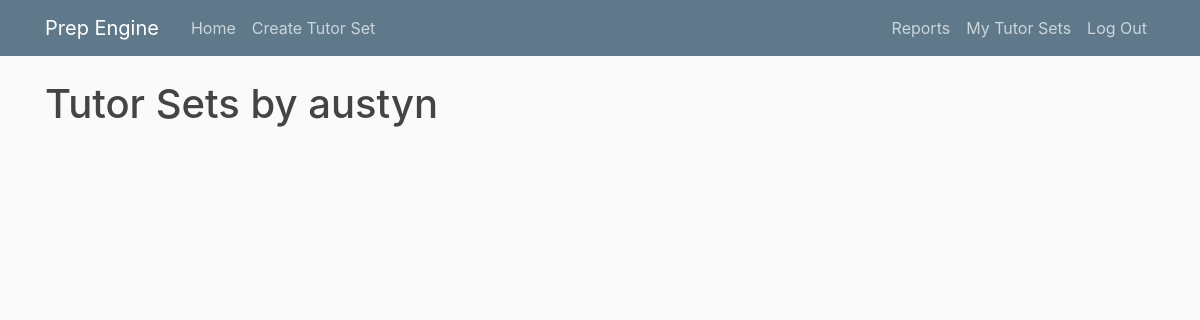
Before: /creator/creatorProfile/1 (signed in) with the older database file.
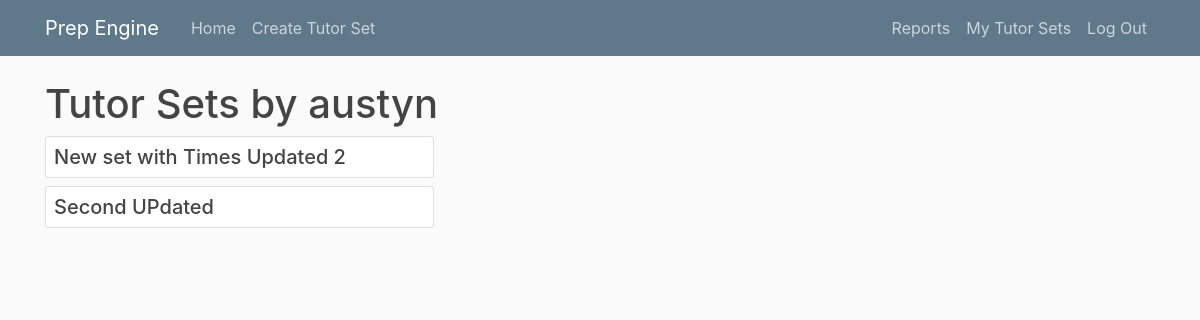
After: the same page with the newer database file.
### tutor_sets/models.py (models this page shows, shortened)
class TutorSet(models.Model):
    title = models.CharField(max_length=100)
    description = models.TextField(blank=True, null=True)
    author = models.ForeignKey(User, on_delete=models.CASCADE)
    date_created = models.DateTimeField(auto_now_add=True)
    date_updated = models.DateTimeField(auto_now=True)

### users/views.py (the view)
# urls.py: path('creatorProfile/<creator_pk>', CreatorTutorSetListView.as_view(), name='creator-profile'),
class CreatorTutorSetListView(ListView):
    model = TutorSet
    template_name = 'users/creator_profile.html'
    context_object_name = 'tutorSets'
    paginate_by = 5
    def get_queryset(self):
        creator = get_object_or_404(User, pk=self.kwargs.get('creator_pk'))
        return TutorSet.objects.filter(author=creator)
    def get_context_data(self, **kwargs):
        creator = get_object_or_404(User, pk=self.kwargs.get('creator_pk'))
        context = super(CreatorTutorSetListView, self).get_context_data(**kwargs)
        context['creator'] = creator
        return context

### users/templates/users/creator_profile.html (shortened to what this page needs)
{% extends "home/base.html" %}
{% load crispy_forms_tags %}
{% block content %}
    <h1>Tutor Sets by {{ creator.username }}</h1>
    {% for tutorSet in tutorSets %}
        <a style="text-decoration: none" href="{% url 'tutorSet-detail' tutorSet.pk %}">
                <div class="card mt-2 mb-2" style="width: 35%">
                    <h5 class="card-title m-2">{{ tutorSet.title }}</h5>
                </div>
            </a>
    {% endfor %}
{% endblock content %}

Changed rows visible on the page:
added TutorSet: title "New set with Times Updated 2"
added TutorSet: title "Second UPdated"
